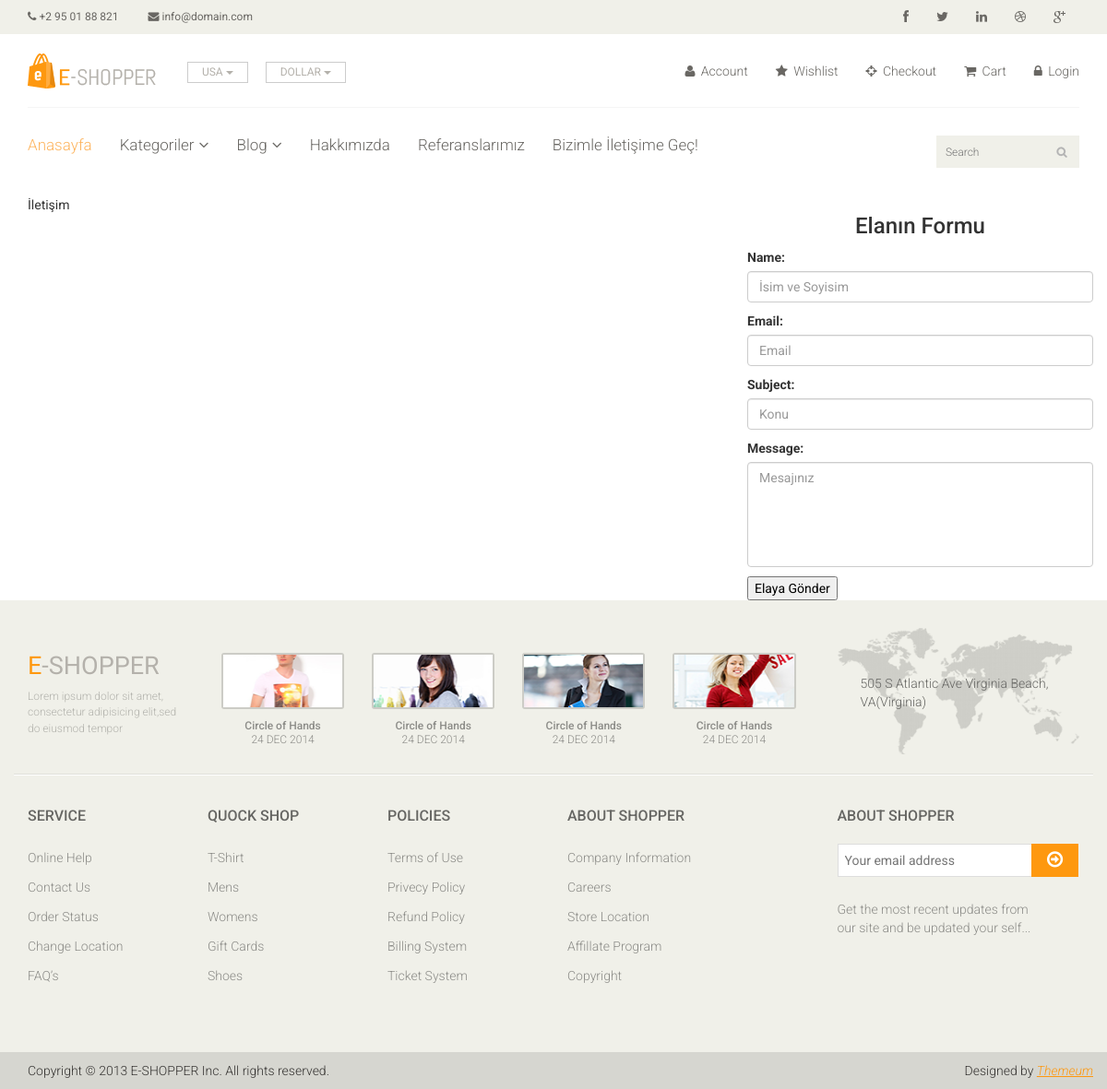
The page /contactus on the database as committed earlier.
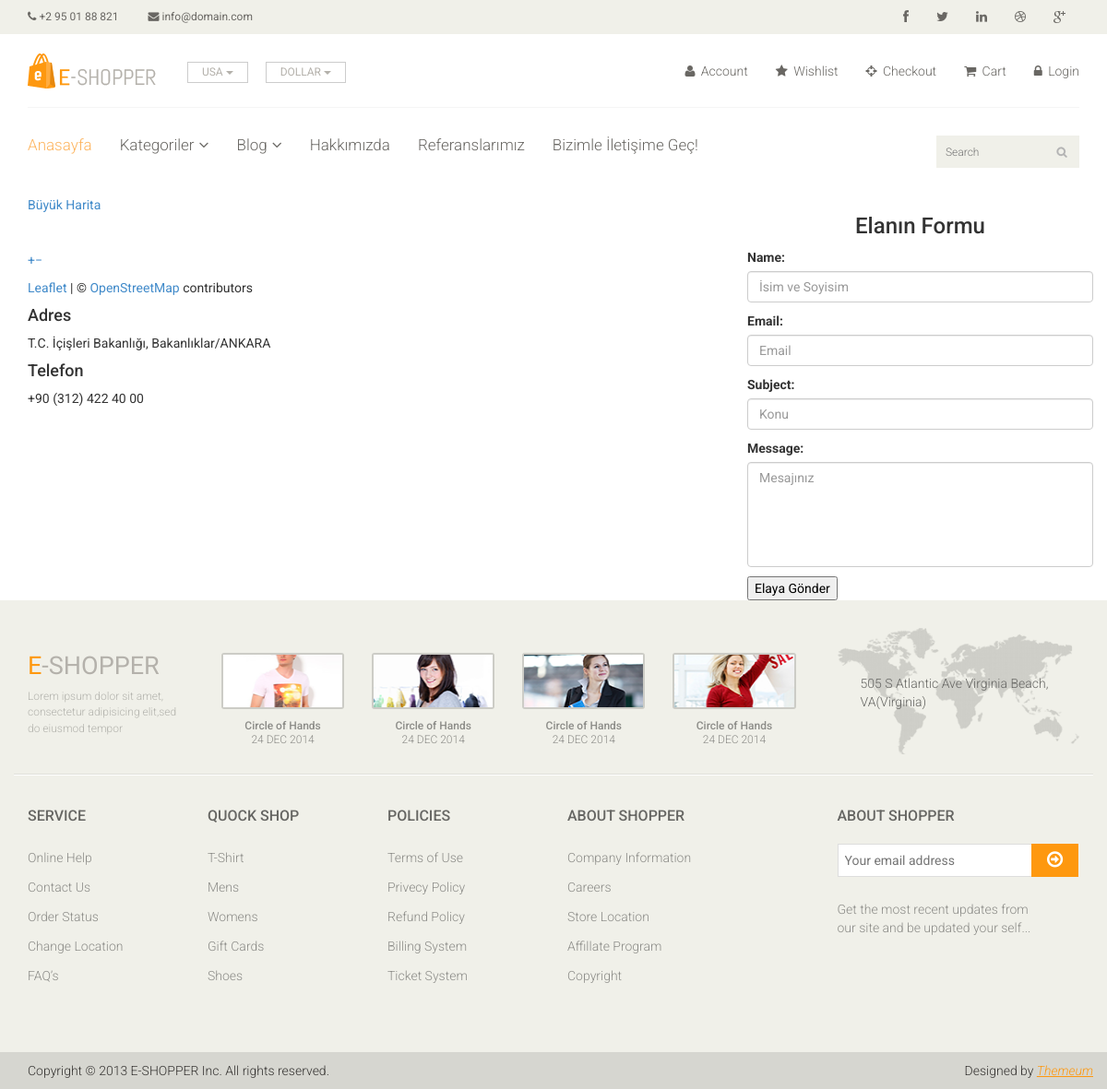
The same page on the database as committed later.
### home/models.py (models this page shows, shortened)
class Settings(models.Model):
    STATUS=(
        ('True','Evet'),
        ('False','Hayır'),
    )
    title = models.CharField(max_length=150)
    keywords = models.CharField(max_length=255)
    description = models.CharField(max_length=255)
    company = models.CharField(max_length=50)
    address = models.CharField(blank=True,max_length=150)
    phone = models.CharField(blank=True,max_length=15)
    fax = models.CharField(blank=True,max_length=15)
    email = models.CharField(blank=True,max_length=50)
    smtpserver = models.CharField(max_length=20)
    smtpemail = models.CharField(max_length=20)
    smtppassword = models.CharField(max_length=10)
    smtpport = models.CharField(max_length=5)
    icon = models.ImageField(blank=True,upload_to='images/')
    facebook = models.CharField(max_length=50)
    instagram = models.CharField(max_length=50)
    twitter = models.CharField(max_length=50)
    youtube = models.CharField(max_length=50)
    aboutus = RichTextUploadingField()
    contact = RichTextUploadingField()
    references = RichTextUploadingField()
    status=models.CharField(max_length=10,choices=STATUS)
    create_at=models.DateTimeField(auto_now_add=True)
    update_at=models.DateTimeField(auto_now=True)

### home/views.py (the view, shortened to what this page needs)
# urls.py: path('contactus',views.contactus,name='contactus'),
def contactus(request):
    setting=Settings.objects.get(pk=1)
    form=ContactFormu()
    context={'setting':setting,'form':form}
    return render(request,'contactus.html',context)

### home/models.py
class ContactFormu(ModelForm):
    class Meta:
        model=ContactFormMessage
        fields=['name','email','subject','message']
        widgets={
            'name': TextInput(attrs={'class': 'form-control','placeholder':'İsim ve Soyisim'}),
            'subject': TextInput(attrs={'class': 'form-control', 'placeholder': 'Konu'}),
            'email': TextInput(attrs={'class': 'form-control','placeholder':'Email'}),
            'message': Textarea(attrs={'class': 'form-control','placeholder':'Mesajınız','rows':'5'}),
        }

### home/templates/contactus.html (shortened to what this page needs)
{% extends 'homebase.html'%}
{% block content %}
<div class="container">
            <div class="row">
                <div class="col-md-8 padding-right">
                    {{ setting.contact|safe }}
                </div>
                 <div class="col-md-4 padding-right">
                    <div class="contact-form">
	    				<h3 class="title text-center">Elanın Formu</h3>
                        <form action="" method="post">
                            {{ form.as_p }}
                            <input type="submit" value="Elaya Gönder">
                        </form>
	    			</div>
                </div>
            </div>
        </div>
{% endblock %}

### home/templates/homebase.html (shortened to what this page needs)
<!DOCTYPE html>
<html lang="en">
<head>
{% load static %}
    <link href="{% static 'css/bootstrap.min.css'%}" rel="stylesheet">
    <link href="{% static 'css/font-awesome.min.css'%}" rel="stylesheet">
    <link href="{% static 'css/prettyPhoto.css'%}" rel="stylesheet">
    <link href="{% static 'css/price-range.css'%}" rel="stylesheet">
    <link href="{% static 'css/animate.css'%}" rel="stylesheet">
	<link href="{% static 'css/main.css'%}" rel="stylesheet">
	<link href="{% static 'css/responsive.css'%}" rel="stylesheet">
</head>
<body>
{% include 'header.html' %}
{% block content %} {% endblock %}
{% include 'footer.html' %}
</body>
</html>

### home/templates/header.html (shortened to what this page needs)
<header id="header">
		<div class="header_top">
			<div class="container">
				<div class="row">
					<div class="col-sm-6">
						<div class="contactinfo">
							<ul class="nav nav-pills">
								<li><a href="#"><i class="fa fa-phone"></i> +2 95 01 88 821</a></li>
								<li><a href="#"><i class="fa fa-envelope"></i> info@domain.com</a></li>
							</ul>
						</div>
					</div>
					<div class="col-sm-6">
						<div class="social-icons pull-right">
							<ul class="nav navbar-nav">
								<li><a href="#"><i class="fa fa-facebook"></i></a></li>
								<li><a href="#"><i class="fa fa-twitter"></i></a></li>
								<li><a href="#"><i class="fa fa-linkedin"></i></a></li>
								<li><a href="#"><i class="fa fa-dribbble"></i></a></li>
								<li><a href="#"><i class="fa fa-google-plus"></i></a></li>
							</ul>
						</div>
					</div>
				</div>
			</div>
		</div>
    {% load static %}
		<div class="header-middle">
			<div class="container">
				<div class="row">
					<div class="col-sm-4">
						<div class="logo pull-left">
							<a href="index.html"><img src="{% static 'images/home/logo.png'%}" alt="" /></a>
						</div>
						<div class="btn-group pull-right">
							<div class="btn-group">
								<button type="button" class="btn btn-default dropdown-toggle usa" data-toggle="dropdown">
									USA
									<span class="caret"></span>
								</button>
							</div>
							<div class="btn-group">
								<button type="button" class="btn btn-default dropdown-toggle usa" data-toggle="dropdown">
									DOLLAR
									<span class="caret"></span>
								</button>
							</div>
						</div>
					</div>
					<div class="col-sm-8">
						<div class="shop-menu pull-right">
							<ul class="nav navbar-nav">
								<li><a href="#"><i class="fa fa-user"></i> Account</a></li>
								<li><a href="#"><i class="fa fa-star"></i> Wishlist</a></li>
								<li><a href="checkout.html"><i class="fa fa-crosshairs"></i> Checkout</a></li>
								<li><a href="cart.html"><i class="fa fa-shopping-cart"></i> Cart</a></li>
								<li><a href="login.html"><i class="fa fa-lock"></i> Login</a></li>
							</ul>
						</div>
					</div>
				</div>
			</div>
		</div>
		<div class="header-bottom">
			<div class="container">
				<div class="row">
					<div class="col-sm-9">
						<div class="mainmenu pull-left">
							<ul class="nav navbar-nav collapse navbar-collapse">
								<li><a href="/" class="active">Anasayfa</a></li>
                                {% load mptt_tags %}
								<li class="dropdown"><a href="#">Kategoriler<i class="fa fa-angle-down"></i></a>
                                </li>
								<li class="dropdown"><a href="#">Blog<i class="fa fa-angle-down"></i></a>
                                </li>
								<li><a href="/aboutus">Hakkımızda</a></li>
								<li><a href="/references">Referanslarımız</a></li>
								<li><a href="/contactus">Bizimle İletişime Geç!</a></li>
							</ul>
						</div>
					</div>
					<div class="col-sm-3">
						<div class="search_box pull-right">
							<input type="text" placeholder="Search"/>
						</div>
					</div>
				</div>
			</div>
		</div>
	</header>

### home/templates/footer.html (shortened to what this page needs)
{% load static %}
<footer id="footer">
		<div class="footer-top">
			<div class="container">
				<div class="row">
					<div class="col-sm-2">
						<div class="companyinfo">
							<h2><span>e</span>-shopper</h2>
							<p>Lorem ipsum dolor sit amet, consectetur adipisicing elit,sed do eiusmod tempor</p>
						</div>
					</div>
					<div class="col-sm-7">
						<div class="col-sm-3">
							<div class="video-gallery text-center">
								<a href="#">
									<div class="iframe-img">
										<img src="{% static 'images/home/iframe1.png'%}" alt="" />
									</div>
								</a>
								<p>Circle of Hands</p>
								<h2>24 DEC 2014</h2>
							</div>
						</div>
						<div class="col-sm-3">
							<div class="video-gallery text-center">
								<a href="#">
									<div class="iframe-img">
										<img src="{% static 'images/home/iframe2.png'%}" alt="" />
									</div>
								</a>
								<p>Circle of Hands</p>
								<h2>24 DEC 2014</h2>
							</div>
						</div>
						<div class="col-sm-3">
							<div class="video-gallery text-center">
								<a href="#">
									<div class="iframe-img">
										<img src="{% static 'images/home/iframe3.png'%}" alt="" />
									</div>
								</a>
								<p>Circle of Hands</p>
								<h2>24 DEC 2014</h2>
							</div>
						</div>
						<div class="col-sm-3">
							<div class="video-gallery text-center">
								<a href="#">
									<div class="iframe-img">
										<img src="{% static 'images/home/iframe4.png'%}" alt="" />
									</div>
								</a>
								<p>Circle of Hands</p>
								<h2>24 DEC 2014</h2>
							</div>
						</div>
					</div>
					<div class="col-sm-3">
						<div class="address">
							<img src="{% static 'images/home/map.png'%}" alt="" />
							<p>505 S Atlantic Ave Virginia Beach, VA(Virginia)</p>
						</div>
					</div>
				</div>
			</div>
		</div>
		<div class="footer-widget">
			<div class="container">
				<div class="row">
					<div class="col-sm-2">
						<div class="single-widget">
							<h2>Service</h2>
							<ul class="nav nav-pills nav-stacked">
								<li><a href="#">Online Help</a></li>
								<li><a href="#">Contact Us</a></li>
								<li><a href="#">Order Status</a></li>
								<li><a href="#">Change Location</a></li>
								<li><a href="#">FAQ’s</a></li>
							</ul>
						</div>
					</div>
					<div class="col-sm-2">
						<div class="single-widget">
							<h2>Quock Shop</h2>
							<ul class="nav nav-pills nav-stacked">
								<li><a href="#">T-Shirt</a></li>
								<li><a href="#">Mens</a></li>
								<li><a href="#">Womens</a></li>
								<li><a href="#">Gift Cards</a></li>
								<li><a href="#">Shoes</a></li>
							</ul>
						</div>
					</div>
					<div class="col-sm-2">
						<div class="single-widget">
							<h2>Policies</h2>
							<ul class="nav nav-pills nav-stacked">
								<li><a href="#">Terms of Use</a></li>
								<li><a href="#">Privecy Policy</a></li>
								<li><a href="#">Refund Policy</a></li>
								<li><a href="#">Billing System</a></li>
								<li><a href="#">Ticket System</a></li>
							</ul>
						</div>
					</div>
					<div class="col-sm-2">
						<div class="single-widget">
							<h2>About Shopper</h2>
							<ul class="nav nav-pills nav-stacked">
								<li><a href="#">Company Information</a></li>
								<li><a href="#">Careers</a></li>
								<li><a href="#">Store Location</a></li>
								<li><a href="#">Affillate Program</a></li>
								<li><a href="#">Copyright</a></li>
							</ul>
						</div>
					</div>
					<div class="col-sm-3 col-sm-offset-1">
						<div class="single-widget">
							<h2>About Shopper</h2>
							<form action="#" class="searchform">
								<input type="text" placeholder="Your email address" />
								<button type="submit" class="btn btn-default"><i class="fa fa-arrow-circle-o-right"></i></button>
								<p>Get the most recent updates from <br />our site and be updated your self...</p>
							</form>
						</div>
					</div>
				</div>
			</div>
		</div>
		<div class="footer-bottom">
			<div class="container">
				<div class="row">
					<p class="pull-left">Copyright © 2013 E-SHOPPER Inc. All rights reserved.</p>
					<p class="pull-right">Designed by <span><a target="_blank" href="http://www.themeum.com">Themeum</a></span></p>
				</div>
			</div>
		</div>
	</footer>

Rows that differ between the two databases and show on the page:
changed Settings: contact "İletişim" → "Büyük Harita + − Leaflet | © OpenStreetMap contributors Adres T.C. İçişleri Bakanlığı, Bakanlıklar/ANKARA Telefon +90 (312) 422 40 00"
